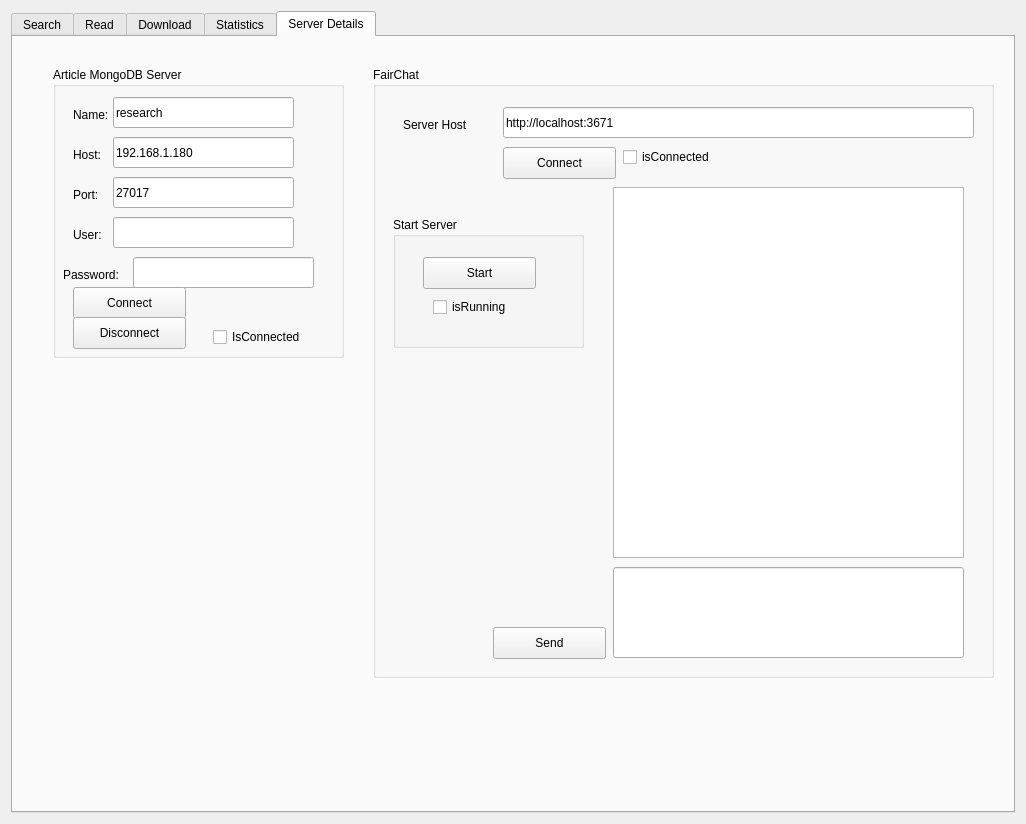
<?xml version="1.0" encoding="UTF-8"?>
<ui version="4.0">
 <class>masterWindow</class>
 <widget class="QDialog" name="masterWindow">
  <property name="geometry">
   <rect>
    <x>0</x>
    <y>0</y>
    <width>1026</width>
    <height>824</height>
   </rect>
  </property>
  <property name="sizePolicy">
   <sizepolicy hsizetype="Preferred" vsizetype="Preferred">
    <horstretch>0</horstretch>
    <verstretch>0</verstretch>
   </sizepolicy>
  </property>
  <property name="windowTitle">
   <string>JArticle</string>
  </property>
  <layout class="QGridLayout" name="gridLayout_2">
   <item row="0" column="0">
    <widget class="QFrame" name="subMasterLayout">
     <property name="sizePolicy">
      <sizepolicy hsizetype="Maximum" vsizetype="Maximum">
       <horstretch>0</horstretch>
       <verstretch>0</verstretch>
      </sizepolicy>
     </property>
     <property name="minimumSize">
      <size>
       <width>0</width>
       <height>0</height>
      </size>
     </property>
     <layout class="QGridLayout" name="gridLayout_4">
      <property name="sizeConstraint">
       <enum>QLayout::SetMaximumSize</enum>
      </property>
      <property name="leftMargin">
       <number>0</number>
      </property>
      <property name="topMargin">
       <number>0</number>
      </property>
      <property name="rightMargin">
       <number>0</number>
      </property>
      <property name="bottomMargin">
       <number>0</number>
      </property>
      <item row="0" column="0">
       <widget class="QTabWidget" name="tabWidget">
        <property name="sizePolicy">
         <sizepolicy hsizetype="Expanding" vsizetype="Expanding">
          <horstretch>0</horstretch>
          <verstretch>0</verstretch>
         </sizepolicy>
        </property>
        <property name="minimumSize">
         <size>
          <width>1000</width>
          <height>800</height>
         </size>
        </property>
        <property name="currentIndex">
         <number>4</number>
        </property>
        <widget class="QWidget" name="tabArticleResults">
         <attribute name="title">
          <string>Search</string>
         </attribute>
         <widget class="QListWidget" name="listArticlesByTitle">
          <property name="geometry">
           <rect>
            <x>10</x>
            <y>260</y>
            <width>971</width>
            <height>491</height>
           </rect>
          </property>
          <property name="sizePolicy">
           <sizepolicy hsizetype="Expanding" vsizetype="Expanding">
            <horstretch>0</horstretch>
            <verstretch>0</verstretch>
           </sizepolicy>
          </property>
          <property name="minimumSize">
           <size>
            <width>0</width>
            <height>0</height>
           </size>
          </property>
          <property name="maximumSize">
           <size>
            <width>5000</width>
            <height>5000</height>
           </size>
          </property>
          <property name="isWrapping" stdset="0">
           <bool>false</bool>
          </property>
          <property name="resizeMode">
           <enum>QListView::Fixed</enum>
          </property>
         </widget>
         <widget class="QFrame" name="frameMainSearch">
          <property name="geometry">
           <rect>
            <x>10</x>
            <y>10</y>
            <width>971</width>
            <height>241</height>
           </rect>
          </property>
          <property name="minimumSize">
           <size>
            <width>0</width>
            <height>90</height>
           </size>
          </property>
          <widget class="QPushButton" name="btnSearch">
           <property name="geometry">
            <rect>
             <x>370</x>
             <y>100</y>
             <width>161</width>
             <height>32</height>
            </rect>
           </property>
           <property name="sizePolicy">
            <sizepolicy hsizetype="Fixed" vsizetype="Fixed">
             <horstretch>0</horstretch>
             <verstretch>0</verstretch>
            </sizepolicy>
           </property>
           <property name="text">
            <string>Search</string>
           </property>
          </widget>
          <widget class="QPushButton" name="btnMetaReport">
           <property name="geometry">
            <rect>
             <x>130</x>
             <y>210</y>
             <width>117</width>
             <height>32</height>
            </rect>
           </property>
           <property name="text">
            <string>Meta Report</string>
           </property>
          </widget>
          <widget class="QPushButton" name="btnCryptoReport">
           <property name="geometry">
            <rect>
             <x>0</x>
             <y>210</y>
             <width>128</width>
             <height>32</height>
            </rect>
           </property>
           <property name="text">
            <string>Crypto Report</string>
           </property>
          </widget>
          <widget class="QTextEdit" name="editSearchLimit">
           <property name="geometry">
            <rect>
             <x>370</x>
             <y>30</y>
             <width>71</width>
             <height>21</height>
            </rect>
           </property>
           <property name="verticalScrollBarPolicy">
            <enum>Qt::ScrollBarAlwaysOff</enum>
           </property>
           <property name="horizontalScrollBarPolicy">
            <enum>Qt::ScrollBarAlwaysOff</enum>
           </property>
          </widget>
          <widget class="QTextEdit" name="editSearchPage">
           <property name="geometry">
            <rect>
             <x>460</x>
             <y>30</y>
             <width>71</width>
             <height>21</height>
            </rect>
           </property>
           <property name="verticalScrollBarPolicy">
            <enum>Qt::ScrollBarAlwaysOff</enum>
           </property>
           <property name="horizontalScrollBarPolicy">
            <enum>Qt::ScrollBarAlwaysOff</enum>
           </property>
          </widget>
          <widget class="QLabel" name="label_8">
           <property name="geometry">
            <rect>
             <x>370</x>
             <y>10</y>
             <width>71</width>
             <height>20</height>
            </rect>
           </property>
           <property name="text">
            <string>Limit</string>
           </property>
           <property name="alignment">
            <set>Qt::AlignCenter</set>
           </property>
          </widget>
          <widget class="QLabel" name="label_9">
           <property name="geometry">
            <rect>
             <x>460</x>
             <y>10</y>
             <width>71</width>
             <height>16</height>
            </rect>
           </property>
           <property name="text">
            <string>Page</string>
           </property>
           <property name="alignment">
            <set>Qt::AlignCenter</set>
           </property>
          </widget>
          <widget class="QPushButton" name="btnClear">
           <property name="geometry">
            <rect>
             <x>900</x>
             <y>210</y>
             <width>71</width>
             <height>32</height>
            </rect>
           </property>
           <property name="text">
            <string>Clear</string>
           </property>
          </widget>
          <widget class="QCheckBox" name="checkSummary">
           <property name="geometry">
            <rect>
             <x>530</x>
             <y>200</y>
             <width>87</width>
             <height>20</height>
            </rect>
           </property>
           <property name="text">
            <string>Summary</string>
           </property>
          </widget>
          <widget class="QLineEdit" name="editSearchText">
           <property name="geometry">
            <rect>
             <x>260</x>
             <y>60</y>
             <width>381</width>
             <height>31</height>
            </rect>
           </property>
          </widget>
          <widget class="QToolBox" name="toolBox">
           <property name="geometry">
            <rect>
             <x>760</x>
             <y>0</y>
             <width>221</width>
             <height>201</height>
            </rect>
           </property>
           <property name="currentIndex">
            <number>1</number>
           </property>
           <widget class="QWidget" name="page">
            <property name="geometry">
             <rect>
              <x>0</x>
              <y>0</y>
              <width>221</width>
              <height>133</height>
             </rect>
            </property>
            <attribute name="label">
             <string>Date Specific</string>
            </attribute>
            <widget class="QCheckBox" name="toggleOnDate">
             <property name="geometry">
              <rect>
               <x>10</x>
               <y>0</y>
               <width>87</width>
               <height>20</height>
              </rect>
             </property>
             <property name="text">
              <string>On Date</string>
             </property>
            </widget>
            <widget class="QCheckBox" name="toggleAfterDate">
             <property name="geometry">
              <rect>
               <x>10</x>
               <y>60</y>
               <width>87</width>
               <height>20</height>
              </rect>
             </property>
             <property name="text">
              <string>After Date</string>
             </property>
            </widget>
            <widget class="QCheckBox" name="toggleBeforeDate">
             <property name="geometry">
              <rect>
               <x>10</x>
               <y>30</y>
               <width>111</width>
               <height>20</height>
              </rect>
             </property>
             <property name="text">
              <string>Before Date</string>
             </property>
            </widget>
            <widget class="QDateEdit" name="dateSearchSpecific">
             <property name="geometry">
              <rect>
               <x>10</x>
               <y>90</y>
               <width>111</width>
               <height>24</height>
              </rect>
             </property>
            </widget>
           </widget>
           <widget class="QWidget" name="page_2">
            <property name="geometry">
             <rect>
              <x>0</x>
              <y>0</y>
              <width>221</width>
              <height>133</height>
             </rect>
            </property>
            <attribute name="label">
             <string>Date Range</string>
            </attribute>
            <widget class="QDateEdit" name="dateRangeSearchBefore">
             <property name="geometry">
              <rect>
               <x>50</x>
               <y>50</y>
               <width>111</width>
               <height>24</height>
              </rect>
             </property>
            </widget>
            <widget class="QDateEdit" name="dateRangeSearchAfter">
             <property name="geometry">
              <rect>
               <x>50</x>
               <y>100</y>
               <width>111</width>
               <height>24</height>
              </rect>
             </property>
            </widget>
            <widget class="QLabel" name="label_10">
             <property name="geometry">
              <rect>
               <x>20</x>
               <y>30</y>
               <width>121</width>
               <height>16</height>
              </rect>
             </property>
             <property name="text">
              <string>On or Before Date</string>
             </property>
            </widget>
            <widget class="QLabel" name="label_11">
             <property name="geometry">
              <rect>
               <x>20</x>
               <y>80</y>
               <width>81</width>
               <height>16</height>
              </rect>
             </property>
             <property name="text">
              <string>After Date</string>
             </property>
            </widget>
            <widget class="QCheckBox" name="toggleRangeEnable">
             <property name="geometry">
              <rect>
               <x>10</x>
               <y>0</y>
               <width>87</width>
               <height>20</height>
              </rect>
             </property>
             <property name="text">
              <string>Enable</string>
             </property>
            </widget>
           </widget>
          </widget>
          <widget class="QLCDNumber" name="lcdResultCount">
           <property name="geometry">
            <rect>
             <x>400</x>
             <y>190</y>
             <width>121</width>
             <height>41</height>
            </rect>
           </property>
          </widget>
         </widget>
        </widget>
        <widget class="QWidget" name="tabArticleSearch">
         <attribute name="title">
          <string>Read</string>
         </attribute>
         <layout class="QGridLayout" name="gridLayout_3">
          <item row="0" column="0">
           <widget class="QFrame" name="frame_2">
            <property name="frameShape">
             <enum>QFrame::StyledPanel</enum>
            </property>
            <property name="frameShadow">
             <enum>QFrame::Raised</enum>
            </property>
            <widget class="QPushButton" name="btnNext">
             <property name="geometry">
              <rect>
               <x>890</x>
               <y>80</y>
               <width>81</width>
               <height>32</height>
              </rect>
             </property>
             <property name="sizePolicy">
              <sizepolicy hsizetype="Fixed" vsizetype="Fixed">
               <horstretch>0</horstretch>
               <verstretch>0</verstretch>
              </sizepolicy>
             </property>
             <property name="text">
              <string>Next</string>
             </property>
            </widget>
            <widget class="QTextEdit" name="txtBody">
             <property name="geometry">
              <rect>
               <x>0</x>
               <y>150</y>
               <width>971</width>
               <height>601</height>
              </rect>
             </property>
             <property name="sizePolicy">
              <sizepolicy hsizetype="Fixed" vsizetype="Fixed">
               <horstretch>0</horstretch>
               <verstretch>0</verstretch>
              </sizepolicy>
             </property>
             <property name="minimumSize">
              <size>
               <width>0</width>
               <height>0</height>
              </size>
             </property>
            </widget>
            <widget class="QLabel" name="lblTitle">
             <property name="geometry">
              <rect>
               <x>0</x>
               <y>110</y>
               <width>970</width>
               <height>41</height>
              </rect>
             </property>
             <property name="font">
              <font>
               <family>Helvetica</family>
               <pointsize>20</pointsize>
               <weight>75</weight>
               <bold>true</bold>
              </font>
             </property>
             <property name="text">
              <string>...</string>
             </property>
             <property name="wordWrap">
              <bool>true</bool>
             </property>
             <property name="margin">
              <number>1</number>
             </property>
            </widget>
            <widget class="QGroupBox" name="groupBox_2">
             <property name="geometry">
              <rect>
               <x>0</x>
               <y>0</y>
               <width>891</width>
               <height>111</height>
              </rect>
             </property>
             <property name="title">
              <string>Article Details</string>
             </property>
             <widget class="QLabel" name="label_12">
              <property name="geometry">
               <rect>
                <x>20</x>
                <y>40</y>
                <width>111</width>
                <height>16</height>
               </rect>
              </property>
              <property name="text">
               <string>Date Published</string>
              </property>
             </widget>
             <widget class="QLineEdit" name="editDetailsDatePublished">
              <property name="geometry">
               <rect>
                <x>120</x>
                <y>30</y>
                <width>161</width>
                <height>31</height>
               </rect>
              </property>
             </widget>
             <widget class="QLineEdit" name="editDetailsCategory">
              <property name="geometry">
               <rect>
                <x>370</x>
                <y>30</y>
                <width>161</width>
                <height>31</height>
               </rect>
              </property>
              <property name="text">
               <string/>
              </property>
             </widget>
             <widget class="QLabel" name="label_13">
              <property name="geometry">
               <rect>
                <x>300</x>
                <y>40</y>
                <width>111</width>
                <height>16</height>
               </rect>
              </property>
              <property name="text">
               <string>Category</string>
              </property>
             </widget>
             <widget class="QLabel" name="label_14">
              <property name="geometry">
               <rect>
                <x>70</x>
                <y>80</y>
                <width>60</width>
                <height>16</height>
               </rect>
              </property>
              <property name="text">
               <string>Author</string>
              </property>
             </widget>
             <widget class="QLabel" name="label_15">
              <property name="geometry">
               <rect>
                <x>550</x>
                <y>40</y>
                <width>60</width>
                <height>16</height>
               </rect>
              </property>
              <property name="text">
               <string>Source</string>
              </property>
             </widget>
             <widget class="QLabel" name="label_16">
              <property name="geometry">
               <rect>
                <x>560</x>
                <y>80</y>
                <width>60</width>
                <height>16</height>
               </rect>
              </property>
              <property name="text">
               <string>URL</string>
              </property>
             </widget>
             <widget class="QLabel" name="label_18">
              <property name="geometry">
               <rect>
                <x>320</x>
                <y>80</y>
                <width>60</width>
                <height>16</height>
               </rect>
              </property>
              <property name="text">
               <string>Score</string>
              </property>
             </widget>
             <widget class="QLineEdit" name="editDetailsAuthor">
              <property name="geometry">
               <rect>
                <x>120</x>
                <y>70</y>
                <width>161</width>
                <height>31</height>
               </rect>
              </property>
             </widget>
             <widget class="QLineEdit" name="editDetailsScore">
              <property name="geometry">
               <rect>
                <x>370</x>
                <y>70</y>
                <width>161</width>
                <height>31</height>
               </rect>
              </property>
             </widget>
             <widget class="QLineEdit" name="editDetailsSource">
              <property name="geometry">
               <rect>
                <x>600</x>
                <y>30</y>
                <width>281</width>
                <height>31</height>
               </rect>
              </property>
             </widget>
             <widget class="QLineEdit" name="editDetailsUrl">
              <property name="geometry">
               <rect>
                <x>600</x>
                <y>70</y>
                <width>281</width>
                <height>31</height>
               </rect>
              </property>
             </widget>
            </widget>
            <widget class="QLabel" name="label_17">
             <property name="geometry">
              <rect>
               <x>900</x>
               <y>30</y>
               <width>60</width>
               <height>16</height>
              </rect>
             </property>
             <property name="text">
              <string>Keywords</string>
             </property>
            </widget>
            <widget class="QLabel" name="label_19">
             <property name="geometry">
              <rect>
               <x>900</x>
               <y>50</y>
               <width>60</width>
               <height>16</height>
              </rect>
             </property>
             <property name="text">
              <string>Tickers</string>
             </property>
            </widget>
           </widget>
          </item>
         </layout>
        </widget>
        <widget class="QWidget" name="tabDownloaders">
         <attribute name="title">
          <string>Download</string>
         </attribute>
         <widget class="QGroupBox" name="groupDownloadUrl">
          <property name="geometry">
           <rect>
            <x>40</x>
            <y>40</y>
            <width>651</width>
            <height>151</height>
           </rect>
          </property>
          <property name="title">
           <string>Download URL</string>
          </property>
          <widget class="QLineEdit" name="editDownloadUrl">
           <property name="geometry">
            <rect>
             <x>10</x>
             <y>50</y>
             <width>621</width>
             <height>41</height>
            </rect>
           </property>
          </widget>
          <widget class="QLabel" name="label">
           <property name="geometry">
            <rect>
             <x>10</x>
             <y>30</y>
             <width>60</width>
             <height>16</height>
            </rect>
           </property>
           <property name="text">
            <string>URL</string>
           </property>
          </widget>
          <widget class="QPushButton" name="btnDownloadUrl">
           <property name="geometry">
            <rect>
             <x>10</x>
             <y>100</y>
             <width>113</width>
             <height>32</height>
            </rect>
           </property>
           <property name="text">
            <string>Download</string>
           </property>
          </widget>
          <widget class="QCheckBox" name="toggleDownloadUrlSave">
           <property name="geometry">
            <rect>
             <x>140</x>
             <y>110</y>
             <width>151</width>
             <height>20</height>
            </rect>
           </property>
           <property name="text">
            <string>Save To Database</string>
           </property>
          </widget>
         </widget>
         <widget class="QGroupBox" name="groupBox_3">
          <property name="geometry">
           <rect>
            <x>40</x>
            <y>210</y>
            <width>651</width>
            <height>151</height>
           </rect>
          </property>
          <property name="title">
           <string>Crawler</string>
          </property>
          <widget class="QLineEdit" name="editCrawlerUrl">
           <property name="geometry">
            <rect>
             <x>10</x>
             <y>50</y>
             <width>621</width>
             <height>41</height>
            </rect>
           </property>
          </widget>
          <widget class="QLabel" name="label_2">
           <property name="geometry">
            <rect>
             <x>10</x>
             <y>30</y>
             <width>60</width>
             <height>16</height>
            </rect>
           </property>
           <property name="text">
            <string>URL</string>
           </property>
          </widget>
          <widget class="QPushButton" name="btnCrawlerUrl">
           <property name="geometry">
            <rect>
             <x>10</x>
             <y>100</y>
             <width>113</width>
             <height>32</height>
            </rect>
           </property>
           <property name="text">
            <string>Crawl</string>
           </property>
          </widget>
          <widget class="QCheckBox" name="toggleCrawlerUrlSave">
           <property name="geometry">
            <rect>
             <x>140</x>
             <y>110</y>
             <width>151</width>
             <height>20</height>
            </rect>
           </property>
           <property name="text">
            <string>Save To Database</string>
           </property>
          </widget>
         </widget>
        </widget>
        <widget class="QWidget" name="tabStatistics">
         <attribute name="title">
          <string>Statistics</string>
         </attribute>
         <widget class="QFrame" name="frame">
          <property name="geometry">
           <rect>
            <x>10</x>
            <y>20</y>
            <width>843</width>
            <height>100</height>
           </rect>
          </property>
          <property name="minimumSize">
           <size>
            <width>100</width>
            <height>100</height>
           </size>
          </property>
          <property name="frameShape">
           <enum>QFrame::StyledPanel</enum>
          </property>
          <property name="frameShadow">
           <enum>QFrame::Raised</enum>
          </property>
          <widget class="QLabel" name="lblResultCountNumber">
           <property name="geometry">
            <rect>
             <x>110</x>
             <y>50</y>
             <width>81</width>
             <height>16</height>
            </rect>
           </property>
           <property name="text">
            <string>0</string>
           </property>
          </widget>
          <widget class="QLabel" name="lblResultCount">
           <property name="geometry">
            <rect>
             <x>19</x>
             <y>50</y>
             <width>91</width>
             <height>16</height>
            </rect>
           </property>
           <property name="text">
            <string>Result Count</string>
           </property>
          </widget>
          <widget class="QLabel" name="lblArticleCountNumber">
           <property name="geometry">
            <rect>
             <x>110</x>
             <y>20</y>
             <width>71</width>
             <height>16</height>
            </rect>
           </property>
           <property name="text">
            <string>0</string>
           </property>
          </widget>
          <widget class="QLabel" name="lblArticleCount">
           <property name="geometry">
            <rect>
             <x>19</x>
             <y>20</y>
             <width>91</width>
             <height>16</height>
            </rect>
           </property>
           <property name="text">
            <string>Article Count</string>
           </property>
          </widget>
         </widget>
        </widget>
        <widget class="QWidget" name="tabServer">
         <attribute name="title">
          <string>Server Details</string>
         </attribute>
         <widget class="QGroupBox" name="groupBox">
          <property name="geometry">
           <rect>
            <x>40</x>
            <y>30</y>
            <width>291</width>
            <height>291</height>
           </rect>
          </property>
          <property name="title">
           <string>Article MongoDB Server</string>
          </property>
          <widget class="QLineEdit" name="editServerName">
           <property name="geometry">
            <rect>
             <x>60</x>
             <y>30</y>
             <width>181</width>
             <height>31</height>
            </rect>
           </property>
           <property name="text">
            <string>research</string>
           </property>
          </widget>
          <widget class="QLabel" name="label_3">
           <property name="geometry">
            <rect>
             <x>20</x>
             <y>40</y>
             <width>60</width>
             <height>16</height>
            </rect>
           </property>
           <property name="text">
            <string>Name:</string>
           </property>
          </widget>
          <widget class="QLineEdit" name="editServerHost">
           <property name="geometry">
            <rect>
             <x>60</x>
             <y>70</y>
             <width>181</width>
             <height>31</height>
            </rect>
           </property>
           <property name="text">
            <string>192.168.1.180</string>
           </property>
          </widget>
          <widget class="QLineEdit" name="editServerPort">
           <property name="geometry">
            <rect>
             <x>60</x>
             <y>110</y>
             <width>181</width>
             <height>31</height>
            </rect>
           </property>
           <property name="text">
            <string>27017</string>
           </property>
          </widget>
          <widget class="QLineEdit" name="editServerUser">
           <property name="geometry">
            <rect>
             <x>60</x>
             <y>150</y>
             <width>181</width>
             <height>31</height>
            </rect>
           </property>
          </widget>
          <widget class="QLineEdit" name="editServerPassword">
           <property name="geometry">
            <rect>
             <x>80</x>
             <y>190</y>
             <width>181</width>
             <height>31</height>
            </rect>
           </property>
          </widget>
          <widget class="QLabel" name="label_4">
           <property name="geometry">
            <rect>
             <x>20</x>
             <y>80</y>
             <width>60</width>
             <height>16</height>
            </rect>
           </property>
           <property name="text">
            <string>Host:</string>
           </property>
          </widget>
          <widget class="QLabel" name="label_5">
           <property name="geometry">
            <rect>
             <x>20</x>
             <y>120</y>
             <width>60</width>
             <height>16</height>
            </rect>
           </property>
           <property name="text">
            <string>Port:</string>
           </property>
          </widget>
          <widget class="QLabel" name="label_6">
           <property name="geometry">
            <rect>
             <x>20</x>
             <y>160</y>
             <width>60</width>
             <height>16</height>
            </rect>
           </property>
           <property name="text">
            <string>User:</string>
           </property>
          </widget>
          <widget class="QLabel" name="label_7">
           <property name="geometry">
            <rect>
             <x>10</x>
             <y>200</y>
             <width>91</width>
             <height>16</height>
            </rect>
           </property>
           <property name="text">
            <string>Password:</string>
           </property>
          </widget>
          <widget class="QPushButton" name="btnServerConnect">
           <property name="geometry">
            <rect>
             <x>20</x>
             <y>220</y>
             <width>113</width>
             <height>32</height>
            </rect>
           </property>
           <property name="text">
            <string>Connect</string>
           </property>
          </widget>
          <widget class="QCheckBox" name="toggleServerIsConnected">
           <property name="geometry">
            <rect>
             <x>160</x>
             <y>260</y>
             <width>111</width>
             <height>20</height>
            </rect>
           </property>
           <property name="text">
            <string>IsConnected</string>
           </property>
          </widget>
          <widget class="QPushButton" name="btnServerDisconnect">
           <property name="geometry">
            <rect>
             <x>20</x>
             <y>250</y>
             <width>113</width>
             <height>32</height>
            </rect>
           </property>
           <property name="text">
            <string>Disconnect</string>
           </property>
          </widget>
         </widget>
         <widget class="QGroupBox" name="groupBox_4">
          <property name="geometry">
           <rect>
            <x>360</x>
            <y>30</y>
            <width>621</width>
            <height>611</height>
           </rect>
          </property>
          <property name="title">
           <string>FairChat</string>
          </property>
          <widget class="QListWidget" name="listChatMessages">
           <property name="geometry">
            <rect>
             <x>240</x>
             <y>120</y>
             <width>351</width>
             <height>371</height>
            </rect>
           </property>
          </widget>
          <widget class="QLineEdit" name="editChatInput">
           <property name="geometry">
            <rect>
             <x>240</x>
             <y>500</y>
             <width>351</width>
             <height>91</height>
            </rect>
           </property>
          </widget>
          <widget class="QLineEdit" name="editChatHost">
           <property name="geometry">
            <rect>
             <x>130</x>
             <y>40</y>
             <width>471</width>
             <height>31</height>
            </rect>
           </property>
           <property name="text">
            <string>http://localhost:3671</string>
           </property>
          </widget>
          <widget class="QLabel" name="label_20">
           <property name="geometry">
            <rect>
             <x>30</x>
             <y>50</y>
             <width>81</width>
             <height>16</height>
            </rect>
           </property>
           <property name="text">
            <string>Server Host</string>
           </property>
          </widget>
          <widget class="QPushButton" name="btnChatConnect">
           <property name="geometry">
            <rect>
             <x>130</x>
             <y>80</y>
             <width>113</width>
             <height>32</height>
            </rect>
           </property>
           <property name="text">
            <string>Connect</string>
           </property>
          </widget>
          <widget class="QCheckBox" name="toggleChatIsConnected">
           <property name="geometry">
            <rect>
             <x>250</x>
             <y>80</y>
             <width>111</width>
             <height>20</height>
            </rect>
           </property>
           <property name="text">
            <string>isConnected</string>
           </property>
          </widget>
          <widget class="QPushButton" name="btnChatSend">
           <property name="geometry">
            <rect>
             <x>120</x>
             <y>560</y>
             <width>113</width>
             <height>32</height>
            </rect>
           </property>
           <property name="text">
            <string>Send</string>
           </property>
          </widget>
          <widget class="QGroupBox" name="groupBox_5">
           <property name="geometry">
            <rect>
             <x>20</x>
             <y>150</y>
             <width>191</width>
             <height>131</height>
            </rect>
           </property>
           <property name="title">
            <string>Start Server</string>
           </property>
           <widget class="QPushButton" name="btnChatServerStart">
            <property name="geometry">
             <rect>
              <x>30</x>
              <y>40</y>
              <width>113</width>
              <height>32</height>
             </rect>
            </property>
            <property name="text">
             <string>Start</string>
            </property>
           </widget>
           <widget class="QCheckBox" name="toggleChatServerIsRunning">
            <property name="geometry">
             <rect>
              <x>40</x>
              <y>80</y>
              <width>111</width>
              <height>20</height>
             </rect>
            </property>
            <property name="text">
             <string>isRunning</string>
            </property>
           </widget>
          </widget>
         </widget>
        </widget>
       </widget>
      </item>
     </layout>
    </widget>
   </item>
  </layout>
 </widget>
 <resources/>
 <connections/>
</ui>
